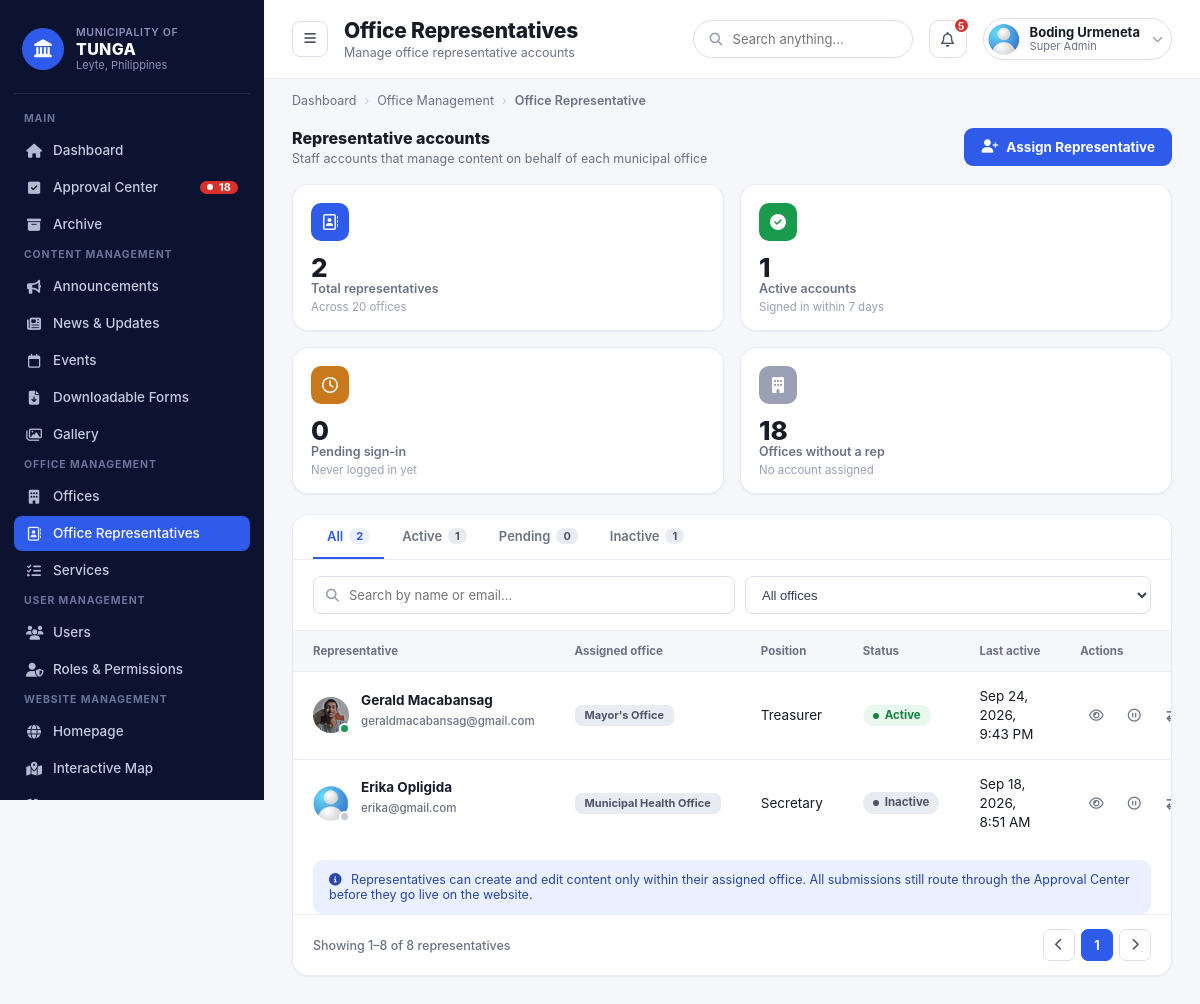
Page /super-admin/Admin-Office-Representative/ (signed in) on the earlier database version.
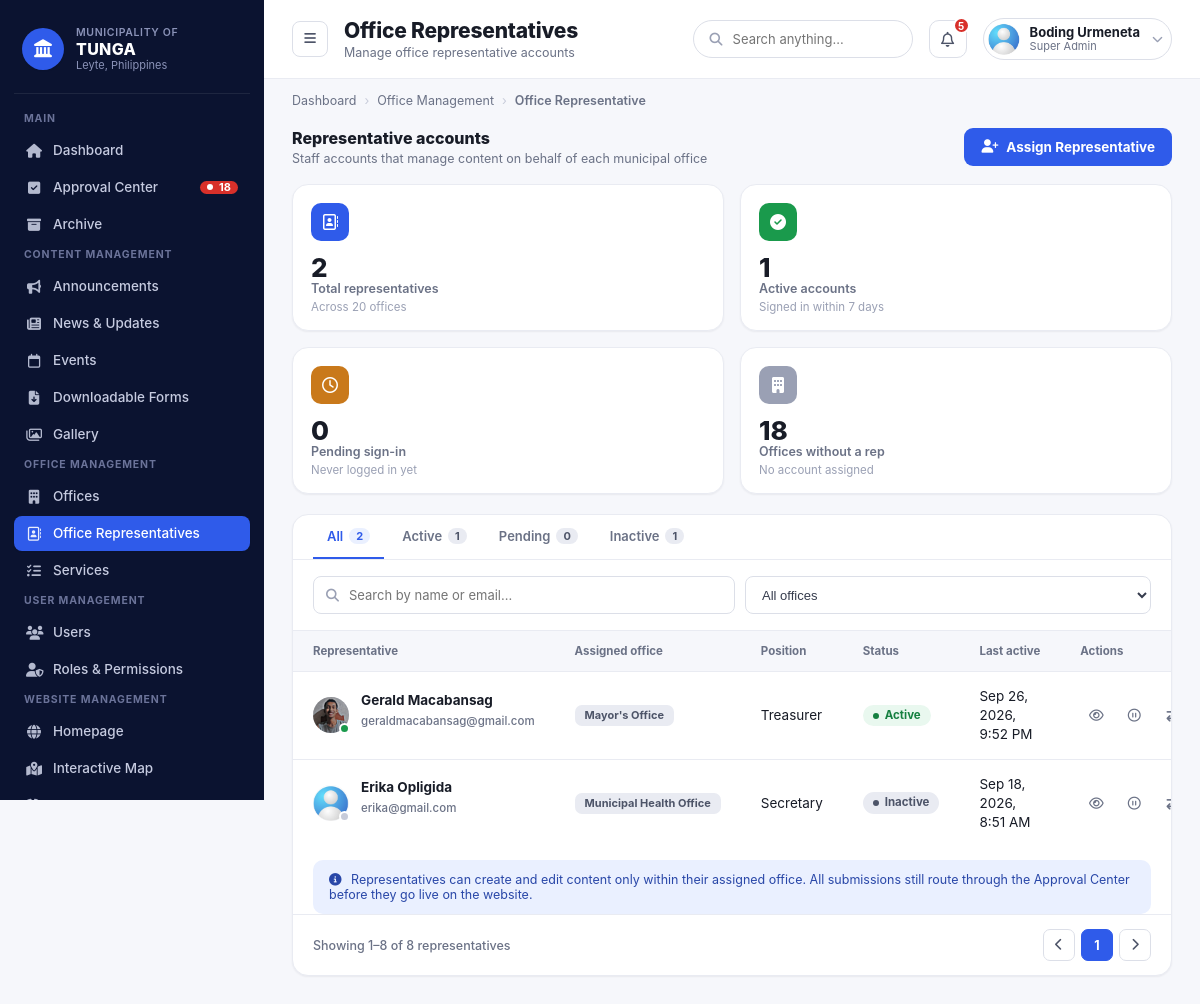
Same page on the later database version.
### office_dashboard/models.py (models this page shows, shortened)
class OfficeRepresentative(models.Model):
    user = models.OneToOneField(User, on_delete=models.CASCADE, related_name="office_rep")
    office = models.OneToOneField(Office, on_delete=models.CASCADE, related_name="representative")
    position = models.CharField(max_length=100, blank=True)
    mobile_number = models.CharField(max_length=20, blank=True)
    photo = models.ImageField(upload_to="rep_photos/", blank=True, null=True)   # ADD THIS LINE

### offices/models.py (models this page shows, shortened)
class Office(models.Model):
    name = models.CharField(max_length=100)
    slug = models.SlugField(unique=True, max_length=150)
    logo = models.ImageField(upload_to="office_logos/", blank=True, null=True)
    about = models.TextField(blank=True)
    description = models.TextField(blank=True)
    head_name = models.CharField(max_length=255, blank=True)
    position_title = models.CharField(max_length=255, blank=True)
    office_hours = models.CharField(max_length=255, blank=True)
    location = models.CharField(max_length=255, blank=True)
    email = models.EmailField(blank=True)
    telephone = models.CharField(max_length=100, blank=True)
    service_pledge = models.TextField(blank=True)
    mandate = models.TextField(blank=True)
    vision = models.TextField(blank=True)
    mission = models.TextField(blank=True)
    goal = models.TextField(blank=True)
    objective = models.TextField(blank=True)
    hero_image = models.ImageField(
        upload_to="office_hero/",
        blank=True,
        null=True,
        help_text="Banner image shown at the top of this office's public page. Defaults to the standard municipal hall photo when empty.",
    )
    is_visible = models.BooleanField(
        default=True,
        help_text="Uncheck to hide this office from the public Offices page."
    )

### admin_dashboard/views.py (the view)
# urls.py: path('Admin-Office-Representative/', views.admin_office_rep, name='ad_office_rep'),
@super_admin_required
def admin_office_rep(request):
    reps = list(OfficeRepresentative.objects.exclude(office__slug=LGU_SUPER_ADMIN_SLUG).select_related('user', 'office'))
    week_ago = timezone.now() - timedelta(days=7)
    rows = []
    active_count = 0
    pending_count = 0
    inactive_count = 0
    for rep in reps:
        if not rep.user.is_active:
            status = 'inactive'
            inactive_count += 1
        elif rep.user.last_login is None:
            status = 'pending'
            pending_count += 1
        elif rep.user.last_login >= week_ago:
            status = 'active'
            active_count += 1
        else:
            status = 'inactive'
            inactive_count += 1
        rows.append({"rep": rep, "status": status})
    total_offices = Office.objects.exclude(slug=LGU_SUPER_ADMIN_SLUG).count()
    assigned_office_ids = {r["rep"].office_id for r in rows}
    offices_without_rep = total_offices - len(assigned_office_ids)
    q = request.GET.get('q', '').strip()
    office_id = request.GET.get('office', '')
    status_filter = request.GET.get('status', '')
    if q:
        rows = [r for r in rows if q.lower() in (r["rep"].user.get_full_name() or r["rep"].user.username).lower()
                or q.lower() in r["rep"].user.email.lower()]
    if office_id:
        rows = [r for r in rows if str(r["rep"].office_id) == office_id]
    if status_filter:
        rows = [r for r in rows if r["status"] == status_filter]
    rows.sort(key=lambda r: r["rep"].office.name)
    return render(request, "admin_dashboard/super-admin-office-reps.html", {
        "rows": rows,
        "offices": Office.objects.exclude(slug=LGU_SUPER_ADMIN_SLUG).order_by('name'),
        "total_reps": len(reps),
        "total_offices": total_offices,
        "active_count": active_count,
        "pending_count": pending_count,
        "inactive_count": inactive_count,
        "offices_without_rep": offices_without_rep,
        "current_q": q,
        "current_office": office_id,
        "current_status": status_filter,
        "available_offices": Office.objects.exclude(slug=LGU_SUPER_ADMIN_SLUG).filter(representative__isnull=True).order_by('name'),
        "available_users": User.objects.filter(office_rep__isnull=True, is_superuser=False).order_by('username'),
    })

### admin_dashboard/context_processors.py (called while the page is built)
def site_contact_info(request):
    return {"site_contact": SiteContactInfo.get_solo()}

def is_super_admin(request):
    if not request.user.is_authenticated:
        return {"is_super_admin": False}
    return {"is_super_admin": SuperAdmin.objects.filter(user=request.user).exists()}

def ticker_announcements(request):
    from office_dashboard.models import Announcement
    announcements = list(
        Announcement.objects.filter(status='published').order_by('-date_posted', '-created_at')[:5]
    )
    return {"ticker_announcements": announcements}

### admin_dashboard/models.py (called while the page is built)
    @classmethod
    def get_solo(cls):
        obj, _ = cls.objects.get_or_create(pk=1, defaults={
            'phone': '(053) 456 789',
            'phone_local': 'Local 100',
            'email': 'tunga@gmail.com',
            'email_secondary': 'info@tunga.gov.ph',
            'address': '2nd Floor, Municipal Hall, Tunga, Leyte',
            'facebook_name': 'Municipality of Tunga - Official',
            'office_hours': 'Monday – Friday, 8:00 AM – 5:00 PM',
        })
        return obj

### templates/admin_dashboard/super-admin-office-reps.html (shortened to what the changed rows need)
{% extends "super-admin-base.html" %}
{% load static %}
{% block body_page %}office representatives{% endblock %}
{% block page_title %}Office Representatives{% endblock %}
{% block content %}
      <div style="display:flex;align-items:center;justify-content:space-between;gap:16px;margin-bottom:18px;">
        <div>
          <h2 style="margin:0;font-size:16px;font-weight:800;color:var(--gray-900);">Representative accounts</h2>
        </div>
      </div>
      <div class="panel">
        <div class="table-wrap" style="border:none;border-radius:0;">
          <table class="data-table">
            <thead>
              <tr>
                <th>Representative</th>
                <th>Assigned office</th>
                <th>Position</th>
                <th>Status</th>
                <th>Last active</th>
                <th>Actions</th>
              </tr>
            </thead>
            <tbody>
              {% for r in rows %}
              <tr>
                <td>
                  <div class="row-icon-name">
                    <div class="row-avatar-wrap">
                      <img src="{% if r.rep.photo %}{{ r.rep.photo.url }}{% else %}{% static 'images/icon/profile_logo.jpeg' %}{% endif %}" alt="">
                      <span class="dot {% if r.status == 'active' %}online{% endif %}"></span>
                    </div>
                    <div>
                      <p class="cell-primary">{{ r.rep.user.get_full_name|default:r.rep.user.username }}</p>
                      <p class="cell-sub">{{ r.rep.user.email }}</p>
                    </div>
                  </div>
                </td>
                <td><span class="tag tag-blue">{{ r.rep.office.name }}</span></td>
                <td>{{ r.rep.position|default:"—" }}</td>
                <td>
                  <span class="badge {% if r.status == 'active' %}badge-green{% elif r.status == 'pending' %}badge-amber{% else %}badge-gray{% endif %}">
                    {% if r.status == 'active' %}Active{% elif r.status == 'pending' %}Pending{% else %}Inactive{% endif %}
                  </span>
                </td>
                <td>{{ r.rep.user.last_login|date:"M d, Y, g:i A"|default:"Never" }}</td>
                <td>
                  <div class="action-icons">
                    <a class="ic" href="/admin/office_dashboard/officerepresentative/{{ r.rep.id }}/change/" title="View / edit"><i class="fa-regular fa-eye"></i></a>
                    <button type="button" class="ic toggle-active-btn" style="border:none;background:none;cursor:pointer;"
                      title="{% if r.rep.user.is_active %}Deactivate{% else %}Activate{% endif %}"
                      data-name="{{ r.rep.user.get_full_name|default:r.rep.user.username }}"
                      data-is-active="{{ r.rep.user.is_active|yesno:'1,0' }}"
                      data-toggle-url="{% url 'admin_dashboard:admin_rep_toggle_active' r.rep.id %}"
                    >
                      <i class="fa-regular {% if r.rep.user.is_active %}fa-circle-pause{% else %}fa-circle-play{% endif %}"></i>
                    <button type="button" class="ic replace-rep-btn"
                      title="Replace with another user"
                      data-office="{{ r.rep.office.name }}"
                      data-current-name="{{ r.rep.user.get_full_name|default:r.rep.user.username }}"
                      data-replace-url="{% url 'admin_dashboard:admin_rep_replace_user' r.rep.id %}"
                    ><i class="fa-solid fa-arrow-right-arrow-left"></i></button>
                    </button>
                  </div>
                </td>
              </tr>
              {% empty %}
              <tr><td colspan="6" style="text-align:center;color:var(--gray-400);padding:24px;">No representatives found.</td></tr>
              {% endfor %}
            </tbody>
          </table>
        </div>
      </div>
{% endblock %}

Differences in the rows shown:
changed through a linked row, OfficeRepresentative "Treasurer": rep.user.last_login "Sep 24, 2026, 9:43 PM" → "Sep 26, 2026, 9:52 PM"
